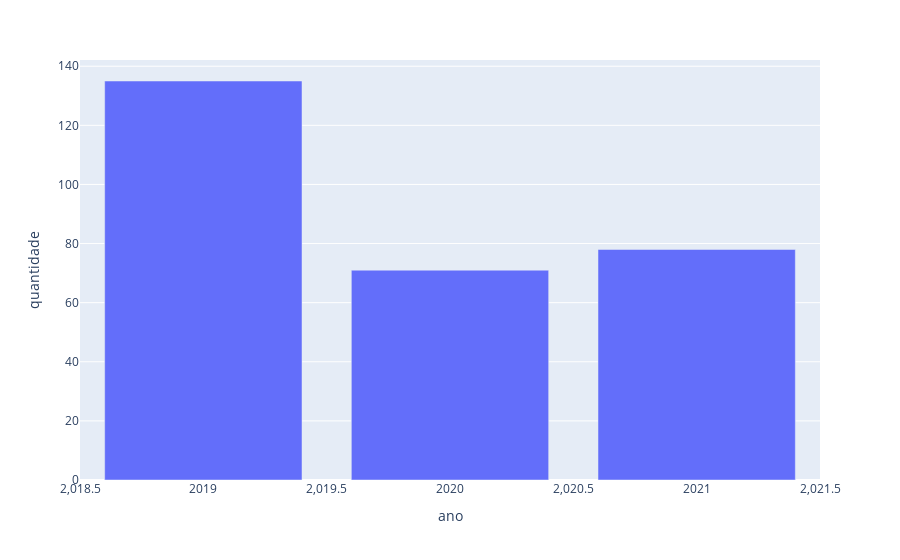

Source (notebook cell):
### Code cell
# Plot do gráfico de empréstimo por ano
px.bar(quantidade_ano, x='ano', y='quantidade')

### Figure 1 — Plotly figure (JSON) as saved in the notebook; plotly's stock layout.template omitted (floating-point values rounded to 4 significant figures)
{"data": [{"alignmentgroup": "True", "hovertemplate": "ano=%{x}<br>quantidade=%{y}<extra></extra>", "legendgroup": "", "marker": {"color": "#636efa", "pattern": {"shape": ""}}, "name": "", "offsetgroup": "", "orientation": "v", "showlegend": false, "textposition": "auto", "type": "bar", "x": [2019, 2020, 2021], "xaxis": "x", "y": [135, 71, 78], "yaxis": "y"}], "layout": {"barmode": "relative", "legend": {"tracegroupgap": 0}, "margin": {"t": 60}, "xaxis": {"anchor": "y", "domain": [0, 1], "title": {"text": "ano"}}, "yaxis": {"anchor": "x", "domain": [0, 1], "title": {"text": "quantidade"}}}}
